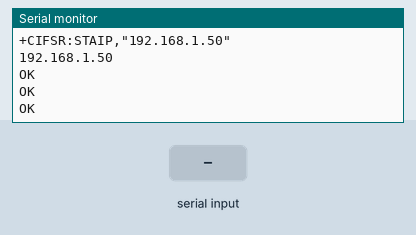
A sketch run on a simulated Arduino Mega 2560, built with avr-gcc and run on an emulated ATmega2560. Shown: the last lines printed to the serial monitor. The test bench sets the inputs (shaded band). The modem accepts every AT command (registered, SIM ready, sends succeed) and sends nothing else.

Above: at 16.7 s.
16.8 s: "1" received over the second serial link
At 18.2 s:
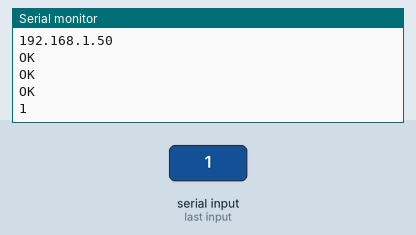
18.3 s: "0" received over the second serial link
At 20.0 s:
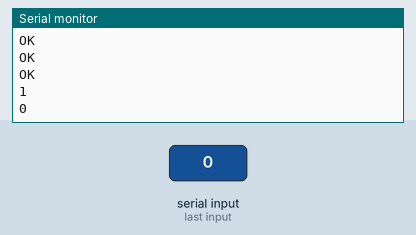

Measured:
- after the input at 16.8 s, the serial monitor: prints a new line after 1.0 s (image 1)
- after the input at 18.3 s, the serial monitor: prints a new line after 1.0 s (image 2)

The sketch:

esp8266_2moduly.ino
```cpp
//char str1[100], str2[100], strona[200];

void setup() {
  Serial.begin(9600);
  Serial2.begin(9600);
  Serial.println("Start");
  while (!wyslij("AT", "OK", 200))
  {
    Serial.println("Blad komunikacji");
    delay(1000);
  }
  Serial.println("Rozpoczeto komunikacje");
  wyslij2("AT+RST", 500);
  wyslij2("AT+CWMODE=3", 100);     //tryb pracy Klient-1, AP-2, APK-3
  wyslij2("AT+CIPMODE=0", 100);    //Tryb odbierania danych 0-(+IPD,kanał,l.bajtow) 1-na portszeregowy
  wyslij2("AT+CIPMUX=1", 100);     //liczba polaczen 0-jedno, 1-wiele
  //wyslij2("AT+CWJAP=\"ESNET_35\",\"17777777\"", 5000);
  //AT+CWJAP="ESNET_35","17777777"
  wyslij2("AT+CWSAP=\"ESP\",\"12345678\",5,3",2000);
  //AT+CWSAP="ESP","1234"
  wyslij2("AT+CIPSERVER=1,80", 2000);
  wyslij2("AT+CIFSR", 100); //zewnetrzne IP
  wyslij2("AT+CIPSTA?", 100); //lokalny IP Klient
  wyslij2("AT+CIPAP?", 100); //lokalny IP AP
}

//char klient[10];
//char bufor[30];
//char strona[200];

void loop() {
  while (Serial2.available() > 0) {
    Serial.println(Serial2.readString());}
/*
  while (Serial2.available() > 0) {
    if (Serial2.find("+IPD,")) {
      Serial2.readBytesUntil(',', klient, 1);
      Serial.println();
      Serial.print("Zapytanie ID: ");
      Serial.println(klient[0]);
      int sensorValue = analogRead(A0);
      sprintf(strona, "<html><head><title>TEST</title></head><body><h2>wartosc na A0: %d</h2></body></html>", sensorValue);
      sprintf(bufor, "AT+CIPSEND=%c,%d", klient[0], strlen(strona));
      if (wyslij(bufor, ">", 100)) Serial.println("zadanie wyslania");
      if (wyslij(strona, "OK", 100)) Serial.println("Wyslano dane");
      sprintf(bufor, "AT+CIPCLOSE=%c", klient[0]);
      if (wyslij(bufor, "OK", 10)) Serial.println("Zamknieto polaczenie");
    }
  }*/
}

boolean wyslij(String komenda, char *odp, int czas) {
  Serial2.println(komenda);
  long int time = millis();
  delay(czas);
  while (Serial2.available() > 0)
  {
    if (Serial2.find(odp))
      return 1;
  }
  return 0;
}

boolean wyslij2(String komenda, int czas) {
  String buf;
  Serial2.println(komenda);
  //long int time = millis();
  delay(czas);
  while (Serial2.available() > 0)
  {
    buf = Serial2.readString();
  }
  Serial.println(buf);
  if (buf == "OK") {
    return 1;
  }
  return 0;
}
```
